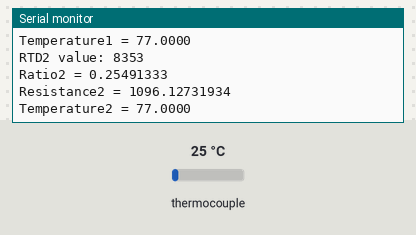
The sketch below on a simulated ESP32. On the bench: the last lines printed to the serial monitor. The test bench sets the inputs (shaded band); at power-on: thermocouple 25 °C.

Above: at 1.4 s.
1.5 s: thermocouple set to 6 °C
At 2.8 s:
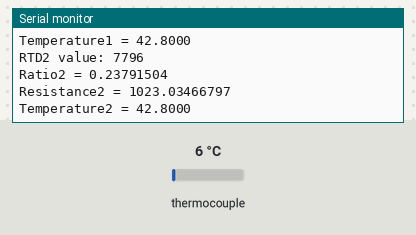
3.0 s: thermocouple set to 75 °C
At 4.1 s:
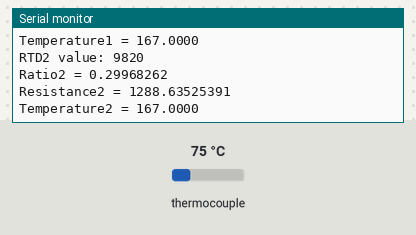
Timing chart, 0 to 6.0 s (numbered marks = the images above; inputs shaded):
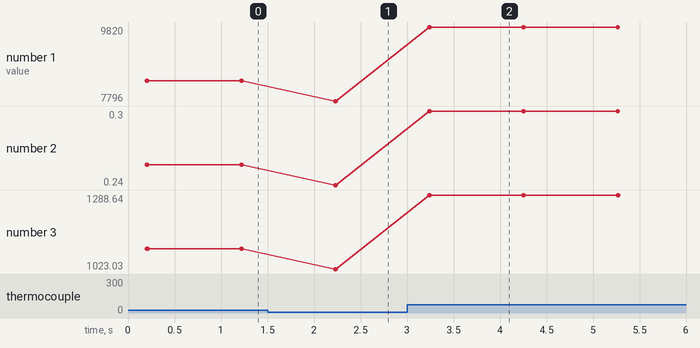

Measured:
- after the input at 1.5 s, the serial monitor: prints a new line after 0.73 s (image 1)
- after the input at 3.0 s, the serial monitor: prints a new line after 0.24 s (image 2)
- plotted number 1: 8353 → 7796 after the input at 1.5 s, 7796 → 9820 after the input at 3.0 s
- plotted number 2: 0.25 → 0.24 after the input at 1.5 s, 0.24 → 0.3 after the input at 3.0 s
- plotted number 3: 1096.13 → 1023.03 after the input at 1.5 s, 1023.03 → 1288.64 after the input at 3.0 s

The sketch:

esp32_rtd_serial_check.ino
```cpp
/*
 * esp32_rtd_serial_check.ino -- STEP 1 of the WiFi sensor-node migration.
 *
 * Simplest useful thing: read the MAX31865 PT1000 RTDs on the NEW ESP32 board and
 * print them over USB serial, so we can confirm the sensors read sane values BEFORE
 * adding the current sensors ("amps") or WiFi. No display, no WiFi -- just read,
 * print, fault-check, repeat.
 *
 * Output format matches firmware/esp32_rtd_display so tools/dual_logger.py parses it
 * UNCHANGED (it keys on "Resistance{1,2} = "): plug the board into the laptop, point
 * dual_logger at the port, and it logs immediately.
 *
 * ================= SET THIS CONFIG TO MATCH THE NEW BOARD'S WIRING =================
 * These defaults are the OLD board's pins (software SPI: CS=15 & 2, DI=13, DO=12,
 * CLK=14). I do NOT know how the new board is wired -- confirm each line and edit:
 *   - NUM_RTDS + CS_PINS[]  : one chip-select GPIO per MAX31865 (list length == NUM_RTDS)
 *   - SPI_DI / SPI_DO / SPI_CLK : shared SDI(MOSI) / SDO(MISO) / SCK (software SPI)
 *   - RREF / RNOMINAL / WIRES  : 4300 / 1000 / 3-wire for our PT1000s
 * (GPIO 2 and 15 are ESP32 boot-strap pins; they work as CS on the WROOM-32 we use,
 *  but verify if this is a different ESP32 variant.)
 */
#include <Adafruit_MAX31865.h>

// ---- CONFIG: edit to match the new board ----
#define NUM_RTDS   2
const int CS_PINS[NUM_RTDS] = {15, 2};   // one CS GPIO per chip; length must == NUM_RTDS
#define SPI_DI     13                     // SDI / MOSI (shared across chips)
#define SPI_DO     12                     // SDO / MISO (shared)
#define SPI_CLK    14                     // SCK        (shared)
#define RREF       4300.0                 // 4300 for PT1000
#define RNOMINAL   1000.0                 // 1000 for PT1000
#define WIRES      MAX31865_3WIRE         // our RTDs are 3-wire
#define SAMPLE_MS  1000

Adafruit_MAX31865* rtd[NUM_RTDS];

void setup() {
  Serial.begin(115200);
  delay(200);
  Serial.println("# esp32_rtd_serial_check -- PT1000, software SPI, no wifi");
  for (int i = 0; i < NUM_RTDS; i++) {
    rtd[i] = new Adafruit_MAX31865(CS_PINS[i], SPI_DI, SPI_DO, SPI_CLK);
    rtd[i]->begin(WIRES);
  }
}

void loop() {
  for (int i = 0; i < NUM_RTDS; i++) {
    int ch = i + 1;                                    // 1-indexed to match our format
    uint16_t raw = rtd[i]->readRTD();
    float ratio = raw / 32768.0;
    float ohms  = RREF * ratio;
    float tF    = rtd[i]->temperature(RNOMINAL, RREF) * 1.8 + 32.0;

    Serial.print("RTD");         Serial.print(ch); Serial.print(" value: "); Serial.println(raw);
    Serial.print("Ratio");       Serial.print(ch); Serial.print(" = ");      Serial.println(ratio, 8);
    Serial.print("Resistance");  Serial.print(ch); Serial.print(" = ");      Serial.println(ohms, 8);
    Serial.print("Temperature"); Serial.print(ch); Serial.print(" = ");      Serial.println(tF, 4);

    uint8_t fault = rtd[i]->readFault();
    if (fault) {
      Serial.print("Fault"); Serial.print(ch); Serial.print(" 0x"); Serial.println(fault, HEX);
      if (fault & MAX31865_FAULT_HIGHTHRESH) Serial.println("  RTD High Threshold");
      if (fault & MAX31865_FAULT_LOWTHRESH)  Serial.println("  RTD Low Threshold");
      if (fault & MAX31865_FAULT_REFINLOW)   Serial.println("  REFIN- > 0.85 x Bias");
      if (fault & MAX31865_FAULT_REFINHIGH)  Serial.println("  REFIN- < 0.85 x Bias - FORCE- open");
      if (fault & MAX31865_FAULT_RTDINLOW)   Serial.println("  RTDIN- < 0.85 x Bias - FORCE- open");
      if (fault & MAX31865_FAULT_OVUV)       Serial.println("  Under/Over voltage");
      rtd[i]->clearFault();
    }
  }
  Serial.println();
  delay(SAMPLE_MS);
}
```
